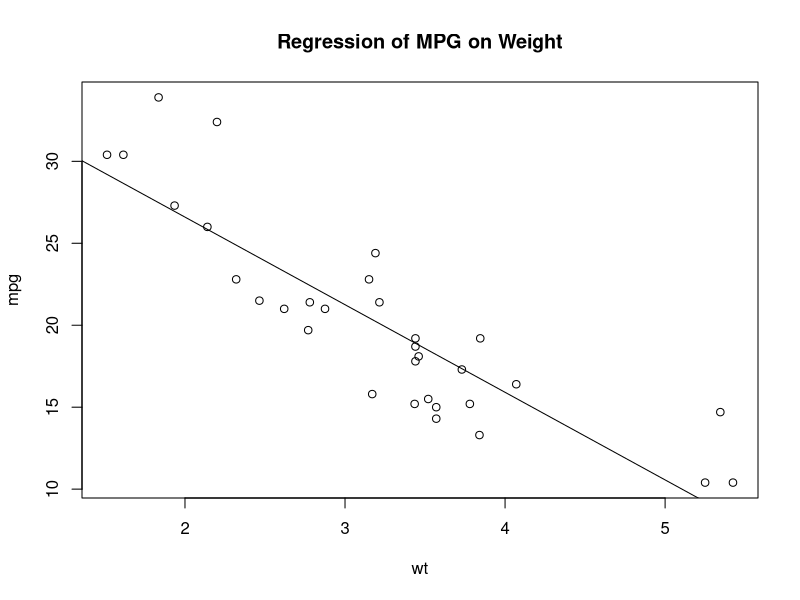
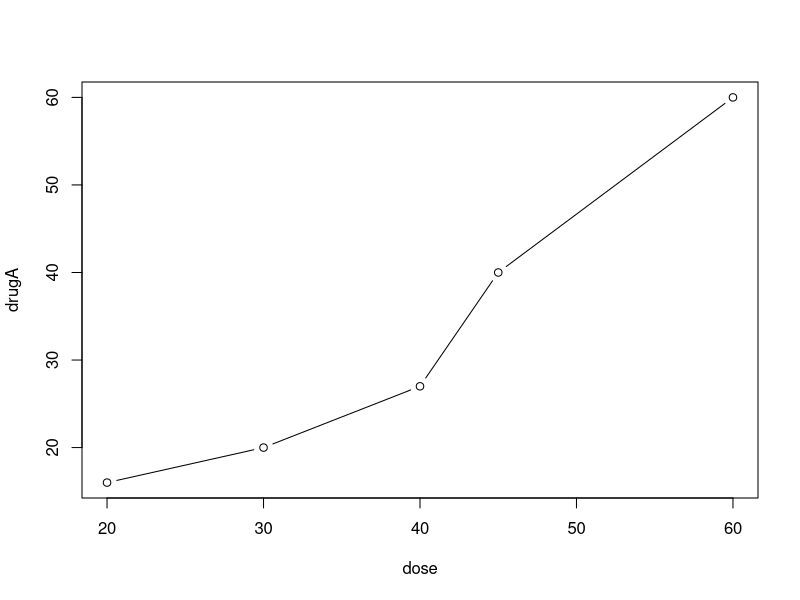
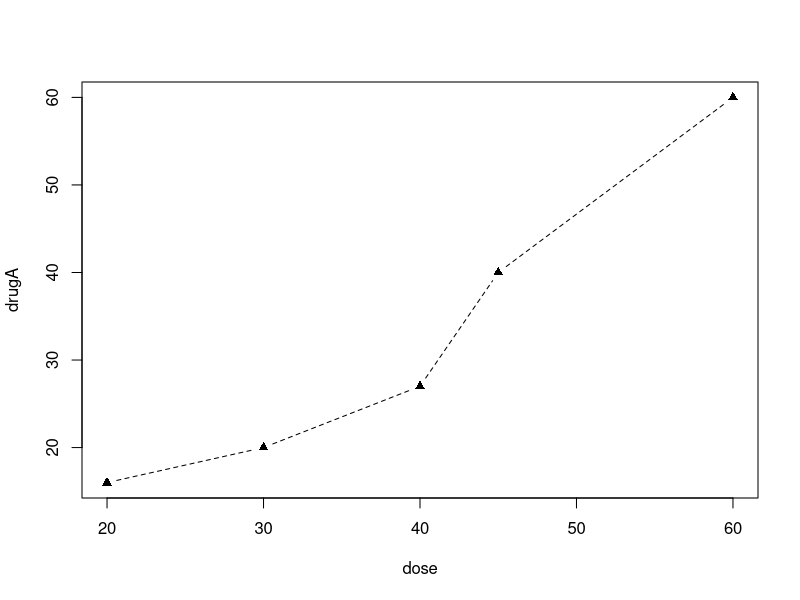
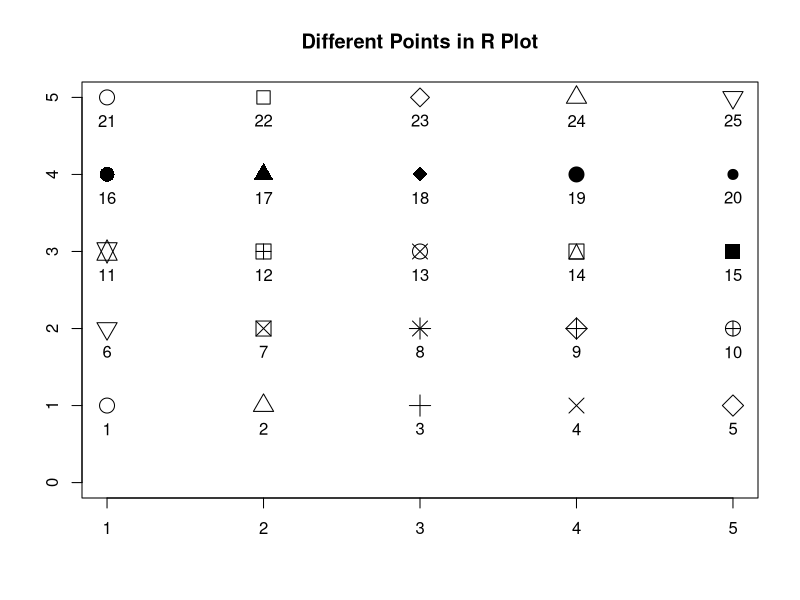
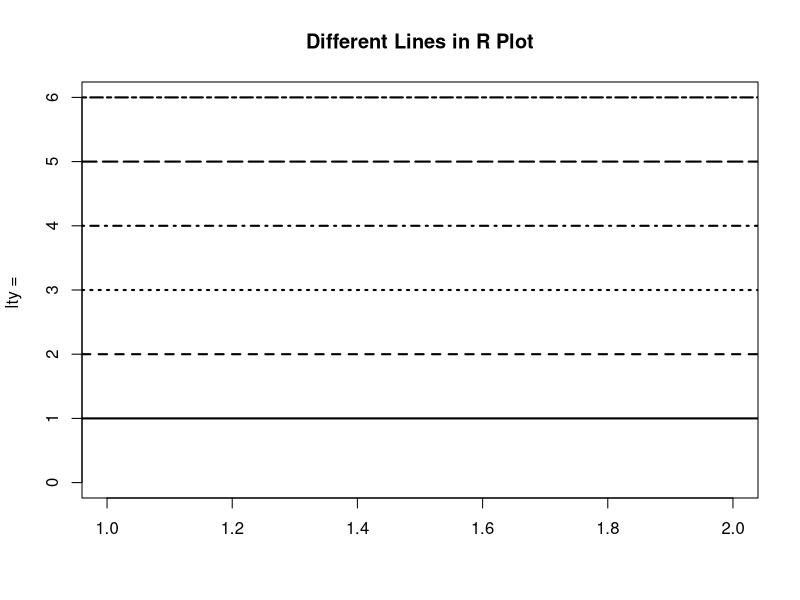
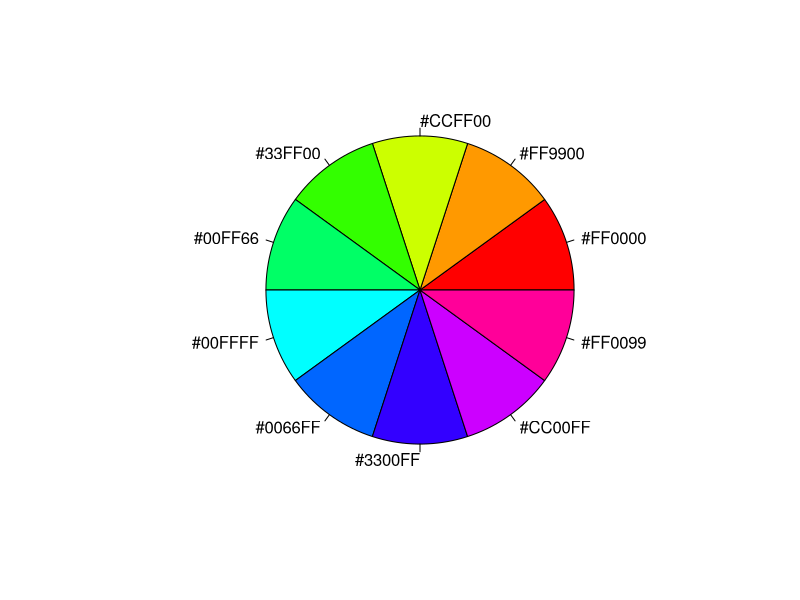
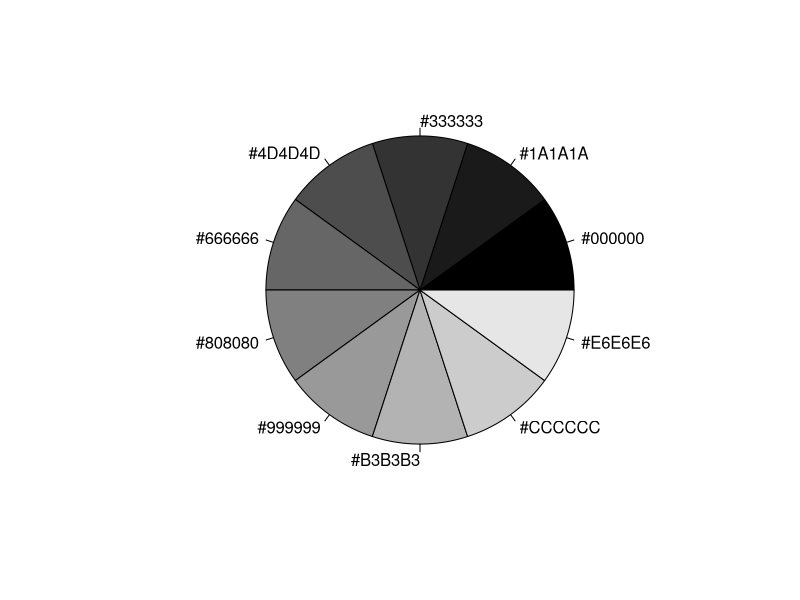
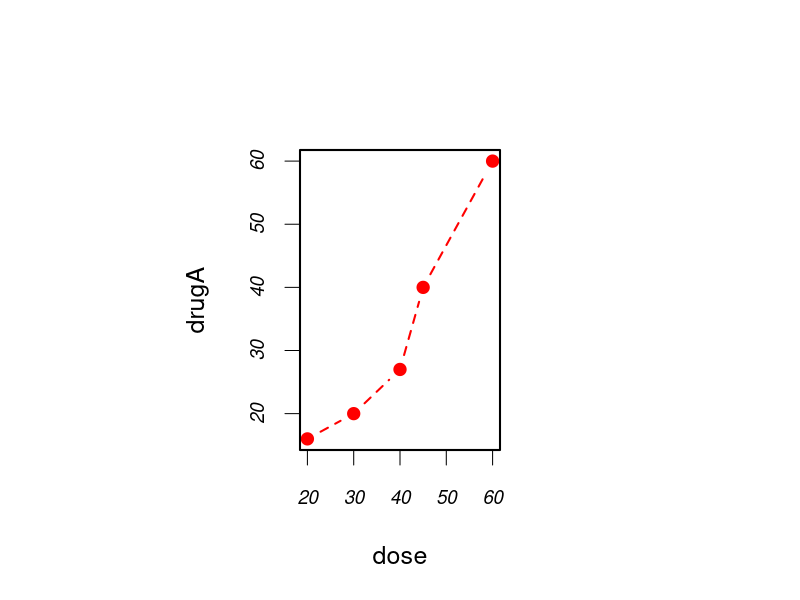

These charts were generated, in order, by the following R code:
#=====================================
# R语言基础作图参数详解
#=====================================

#-------------------------------------
# Example 1
#-------------------------------------
attach(mtcars)
plot(wt,mpg)
abline(lm(mpg~wt))
title("Regression of MPG on Weight")
detach(mtcars)

#-------------------------------------
# save plot to pdf
#-------------------------------------
pdf("mygraph.pdf") # also use win.metafile()/ png()/ jpeg()/ bmp()/ tiff()/ xfig()/ postscript()
attach(mtcars)
plot(wt,mpg)
abline(lm(mpg~wt))
title("Regression of MPG on Weight")
detach(mtcars)
dev.off()

#-------------------------------------
# open a new plot window
#-------------------------------------
dev.new()
plot(seq(0,2*pi,2*pi/100),sin(seq(0,2*pi,2*pi/100)))

dev.new()
plot(seq(0,2*pi,2*pi/100),cos(seq(0,2*pi,2*pi/100)))

dev.prev()
plot(1:100,tan(1:100))

dev.next()
plot(sin(1:100),cos(1:100))

dev.off()

#-------------------------------------
# par(optionname = name,optionname = name,...)
#-------------------------------------
dose <- c(20,30,40,45,60)
drugA <- c(16,20,27,40,60)
drugB <- c(15,18,25,31,40)

plot(dose,drugA,type = "b")

opar <- par(no.readonly = TRUE)
par(lty = 2,pch = 17)
plot(dose,drugA,type = "b")
par(opar)

#-------------------------------------
# different points
#-------------------------------------
plot(rep(1:5,5),rep(1:5,each = 5),pch = 1:25,cex = 2,ylim = c(0,5),xlab = "",ylab = "")
title("Different Points in R Plot")
text(rep(1:5,5),rep(-0.3+(1:5),each = 5),1:25)

#-------------------------------------
# different lines
#-------------------------------------
plot(c(0,3),c(1,1),type = "l",ylim = c(0,6),xlim = c(1,2),lwd = 2,ylab = "lty = ",xlab = "")
abline(h = 2:6,lty = 2:6,lwd = 2)
title("Different Lines in R Plot")

#-------------------------------------
# colour parameters
#---------------------
# col: 默认绘图颜色
# col.axis: 坐标轴刻度文字的颜色
# col.lab: 坐标轴标签的颜色
# col.main: 标题颜色
# col.sub: 副标题颜色
# fg: 图形的前景色
# bg: 图形的背景色
#---------------------
# col = rgb(1,1,1): RGB值
# col = hsv(0,0,1): HSV值
# rainbow()/ heat.colors()/ terrain.colors()/ topo.colors()/ cm.colors()
#---------------------
n <- 10
mycolors <- rainbow(n)
pie(rep(1,n),labels = mycolors,col = mycolors)
mygrays <- gray(0:n/n)
pie(rep(1,n),labels = mygrays,col = mygrays)

#-------------------------------------
# text parameters
#---------------------
# cex: 相对于默认大小缩放的倍数
# cex.axis: 坐标轴刻度文字的缩放倍数
# cex.lab: 坐标轴标签的缩放倍数
# cex.main: 标题的缩放倍数
# cex.sub: 副标题的缩放倍数
#---------------------
# font: 字体样式，1=常规，2=粗体，3=斜体，4=粗斜体，5=符号字体
# font.axis: 坐标轴刻度文字的字体样式
# font.lab: 坐标轴标签的字体样式
# font.main
# font.sub
# ps: 字体磅值
# family: 绘制文本时使用的字体族
#-------------------------------------

#-------------------------------------
# size parameters
#---------------------
# pin: 以英寸表示的图形尺寸（宽和高）
# mai: 以数值向量表示的边界大小，顺序为下、左、上、右，单位为英寸
# mar: 以数值向量表示的边界大小，顺序为下、左、上、右，单位为英分
#---------------------
dose <- c(20,30,40,45,60)
drugA <- c(16,20,27,40,60)
drugB <- c(15,18,25,31,40)

opar <- par(no.readonly = TRUE)
par(pin = c(2,3))
par(lwd = 2,cex = 1.5)
par(cex.axis = .75,font.axis = 3)
plot(dose,drugA,type = "b",pch = 19,lty = 2,col = "red")
plot(dose,drugB,type = "b",pch = 23,lty = 6,col = "blue",bg = "green")
par(opar)

#-------------------------------------
# 某些高级绘图函数已经包含了默认的标题和标签。
# 可以通过在plot()或单独的par()语句中添加ann = FALSE
# 来移除它们
#-------------------------------------

#-------------------------------------
# title parameters
#---------------------
title(main = "My Title",col.main = "red",
      sub = "My Sub-title",col.sub = "blue",
      xlab = "My X label",ylab = "My Y label",
      col.lab = "green",cex.lab = 0.75)
#---------------------
# axis parameters,axis()
#---------------------
# side: 表示在图形的哪边绘制坐标轴（1=下，2=左，3=上，4=右）
# at: 表示需要绘制刻度线的位置
# labels: 表示置于刻度线旁边的文字标签（如果为NULL，则直接使用at中的值）
# pos: 坐标轴线绘制的坐标（与另一条坐标轴相交位置的值）
# lty: 线条类型
# col: 线条和刻度线颜色
# las: 标签是否平行于（=0）或垂直于（=2）坐标轴
# tck: 刻度线的长度，以相对于绘图区域大小的分数表示（负值表示在图形外侧，正值表示在图形内侧，
#      0表示禁用刻度，1表示绘制网格线
#---------------------
x <- c(1:10)
y <- x
z <- 10/x

opar <- par(no.readonly = TRUE)

par(mar = c(5,4,4,8)+0.1)

plot(x,y,type = "b",
     pch = 21,col = "red",
     yaxt = "n",lty = 3,ann = FALSE)

lines(x,z,type = "b",pch = 22,col = "blue",lty = 2)

axis(2,at = x,labels = x,col.axis = "red",las = 0)

axis(4,at = z,labels = round(z,digits = 2),
     col.axis = "blue",las = 2,cex.axis = 0.7,tck = -0.01)

mtext("y = 10/x",side = 4,line = 3,cex.lab = 1,las = 2,col = "blue")

title("An Example of Creatice Axes",
      xlab = "X values",
      ylab = "Y = X")

par(opar)
#---------------------
# sub scale line
#---------------------
library(Hmisc)
# minor.tick(nx = n,ny = n,tick.ratio = n)
# nx和ny分别指定了X轴和Y轴每两条主刻度线之间通过次刻度线
# 划分得到的区间个数，tick.ratio表示次要刻度线相对于主刻
# 度线的大小比例
#---------------------
x <- c(1:10)
y <- x
z <- 10/x

opar <- par(no.readonly = TRUE)

par(mar = c(5,4,4,8)+0.1)

plot(x,y,type = "b",
     pch = 21,col = "red",
     yaxt = "n",lty = 3,ann = FALSE)

lines(x,z,type = "b",pch = 22,col = "blue",lty = 2)

axis(2,at = x,labels = x,col.axis = "red",las = 0)

axis(4,at = z,labels = round(z,digits = 2),
     col.axis = "blue",las = 2,cex.axis = 0.7,tck = -0.01)

mtext("y = 10/x",side = 4,line = 3,cex.lab = 1,las = 2,col = "blue")

title("An Example of Creatice Axes",
      xlab = "X values",
      ylab = "Y = X")

minor.tick(nx = 2,ny = 3,tick.ratio = 0.5)

par(opar)

#-------------------------------------
# legend
#-------------------------------------
dose <- c(20,30,40,45,60)
drugA <- c(16,20,27,40,60)
drugB <- c(15,18,25,31,40)

opar <- par(no.readonly = TRUE)

par(lwd = 2,cex = 1.5,font.lab = 2)

plot(dose,drugA,type = "b",
     pch = 15,lty = 1,col = "red",ylim = c(0,60),
     main = "Drug A vs. Drug B",
     xlab = "Drug Dosage",ylab = "Drug Response")

lines(dose,drugB,type = "b",
      pch = 17,lty = 2,col = "blue")

abline(h = c(30),lwd = 1.5,lty = 2,col = "gray")

library(Hmisc)
minor.tick(nx = 3,ny = 3,tick.ratio = 0.5)

legend("topleft",inset = .05,title = "Drug Type",legend = c("A","B"),
       lty = c(1,2),pch = c(15,17),col = c("red","blue"))

par(opar)

#-------------------------------------
# text()/ mtext()
#---------------------
# location: 文本的位置参数。可为一对x,y坐标，也可以指定location = locator(1)
#           使用鼠标交互地确定摆放位置
# pos: 文本相对于参数的方位
# side: 指定用来放置文本的边
#---------------------
attach(mtcars)
plot(wt,mpg,main = "Mileage vs. Car Weight",
     xlab = "Weight",ylab = "Mileage",
     pch = 18,col = "blue")
text(wt,mpg,row.names(mtcars),
     cex = 0.6,pos = 4,col = "red")
detach(mtcars)

#-------------------------------------
# plot combiantion
#-------------------------------------
attach(mtcars)
opar <- par(no.readonly = TRUE)
par(mfrow = c(2,2))
plot(wt,mpg,main = "Scatterplot of wt vs. mpg")
plot(wt,disp,main = "Scatterplot of wt vs. disp")
hist(wt,main = "Histogram of wt")
boxplot(wt,main = "Boxplot of wt")
par(opar)
detach(mtcars)

attach(mtcars)
opar <- par(no.readonly = TRUE)
par(mfrow = c(3,1))
hist(wt)
hist(mpg)
hist(disp)
par(opar)
detach(mtcars)

attach(mtcars)
layout(matrix(c(1,1,2,3),2,2,byrow = TRUE))
hist(wt)
hist(mpg)
hist(disp)
detach(mtcars)

attach(mtcars)
layout(matrix(c(1,1,2,3),2,2,byrow = TRUE),
       widths = c(3,1),heights = c(1,2))
hist(wt)
hist(mpg)
hist(disp)
detach(mtcars)

opar <- par(no.readonly = TRUE)
par(fig = c(0,0.8,0,0.8))
plot(mtcars$wt,mtcars$mpg,xlab = "Car Weight",
     ylab = "Miles Per Gallon")
par(fig = c(0,0.8,0.55,1),new = TRUE)
boxplot(mtcars$wt,horizontal = TRUE,axes = FALSE)
par(fig = c(0.65,1,0,0.8),new = TRUE)
boxplot(mtcars$mpg,axes = FALSE)
mtext("Enhanced Scatterplot",side = 3,outer = TRUE,line = -3)
par(opar)
